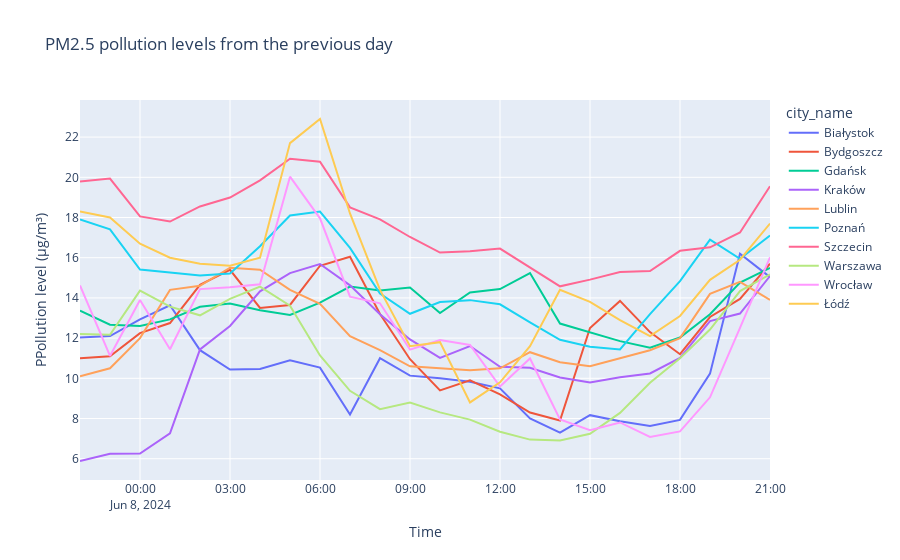

Notebook cell for this chart:
### Code cell
measurements_query = f"""
    SELECT s.city_id, c.name AS city_name, am.date_time, am.value
    FROM actual_measurements am
    JOIN sensors se ON am.sensor_id = se.sensor_id
    JOIN stations s ON se.station_id = s.station_id
    JOIN cities c ON s.city_id = c.city_id
    JOIN params p ON se.param_id = p.param_id
    WHERE DATE(am.date_time) = DATE('{one_day_ago}')
      AND p.formula = 'PM2.5'
      AND s.city_id IN ({','.join(map(str, filtered_cities_df['city_id'].tolist()))})
"""

measurements_df = pd.read_sql_query(measurements_query, conn)

measurements_df['date_time'] = pd.to_datetime(measurements_df['date_time'])
measurements_df['value'] = pd.to_numeric(measurements_df['value'], errors='coerce')
average_data = measurements_df.groupby(['city_name', pd.Grouper(key='date_time', freq='H')])['value'].mean().reset_index()

warnings.filterwarnings("ignore")

fig = px.line(average_data, x='date_time', y='value', color='city_name', title='PM2.5 pollution levels from the previous day')
fig.update_layout(xaxis_title='Time', yaxis_title='PPollution level (µg/m³)', hovermode='closest')

fig.show()
